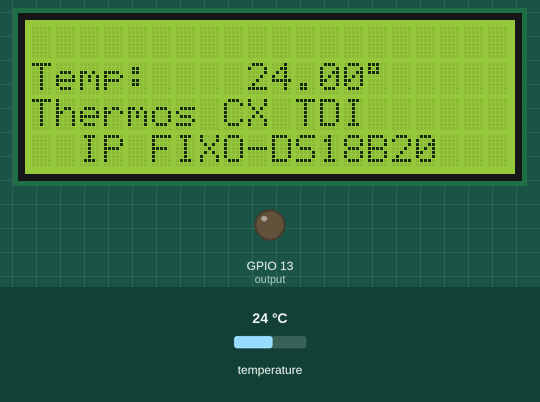
Recording of a sketch running on a simulated ESP8266 (NodeMCU). On the bench: 20×4 character LCD, output pins drawn as LEDs (lit = HIGH). The inputs (shaded band) are chosen by the test bench; at power-on: temperature 24 °C. WiFi joins after 1.5 s; servers stay silent unless stated; what the sketch prints to the serial monitor is not drawn.

Above: at 2.8 s.
2.9 s: temperature set to 34.5 °C
12.2 s: temperature set to 35.6 °C
At 17.0 s:
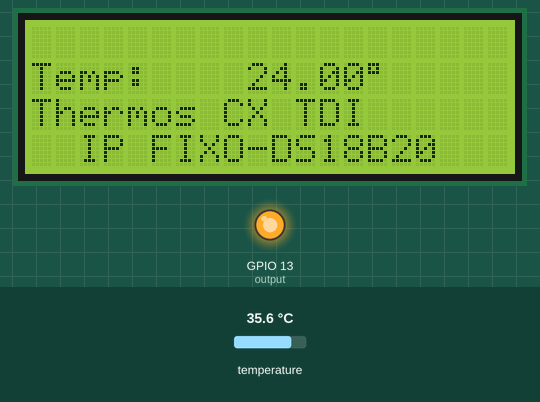
Timing chart, 0 to 18.5 s (numbered marks = the images above; inputs shaded):
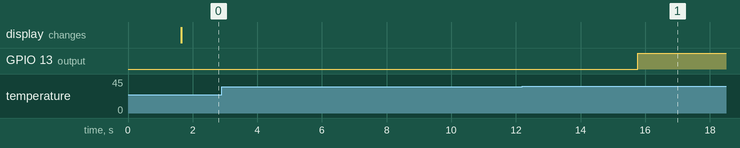

Measured:
- the behaviour switches between 35 and 35.1 °C on temperature (found by bisection; images 0 and 1)
- after the input at 2.9 s, every drawn part: stays the same
- after the input at 12.2 s, GPIO 13 (output): LOW → HIGH after 3.6 s

The sketch:

ESP32_ALARME_TDI_LCD_IP-FIXO.ino
```cpp
// (licence header left out)
#ifdef ESP32
  #include <WiFi.h>
  #include <AsyncTCP.h>
#else
  #include <ESP8266WiFi.h>
  #include <ESPAsyncTCP.h>
#endif
#include <ESPAsyncWebServer.h>
#include <Wire.h>
#include <OneWire.h>
#include <DallasTemperature.h>
#include <LiquidCrystal_I2C.h>

///LiquidCrystal_I2C lcd(0x27, 16, 2);
///LiquidCrystal_I2C lcd(0x23, 20, 4);
///LiquidCrystal_I2C lcd(0x3F, 20, 4);
LiquidCrystal_I2C lcd(0x27, 20, 4);

// Set your Static IP address
IPAddress local_IP(192, 168, 1, 178);
// Set your Gateway IP address
IPAddress gateway(192, 168, 1, 1);

IPAddress subnet(255, 255, 255, 0);
IPAddress primaryDNS(8, 8, 8, 8);   //optional
IPAddress secondaryDNS(8, 8, 4, 4); //optional

// REPLACE WITH YOUR NETWORK CREDENTIALS
///const char* ssid = "REPLACE_WITH_YOUR_SSID";
///const char* password = "REPLACE_WITH_YOUR_PASSWORD";

//--- Replace with your network credentials

const char* ssid = "2.4GHz_kua4";
const char* password = "cadeafaca999";

///const char* ssid = "2.4GHz_Acher";
///const char* password = "cadeafaca999";


///const char* ssid = "LABORATORIO";
///const char* password = "cadeafaca999";

// Default Threshold Temperature Value
String inputMessage = "35.0";
String lastTemperature;
String enableArmChecked = "checked";
String inputMessage2 = "true";

// HTML web page to handle 2 input fields (threshold_input, enable_arm_input)
const char index_html[] PROGMEM = R"rawliteral(
<!DOCTYPE HTML><html><head>
  <title>Temperature Threshold Output Control</title>
  <meta name="viewport" content="width=device-width, initial-scale=1">
  </head><body>
  <h2>ALARME TEMPERATURA CX TDI DS18B20 </h2>
  <h3>TEMPERATURA DA CX TDI</h3>
  <h3>%TEMPERATURE% &deg;C</h3>
  <h2>ESP Arm Trigger</h2>
  <form action="/get">
    Ajuste Temperatura Alarme <input type="number" step="0.1" name="threshold_input" value="%THRESHOLD%" required><br>
    Arm Trigger <input type="checkbox" name="enable_arm_input" value="true" %ENABLE_ARM_INPUT%><br><br>
    <input type="submit" value="Enviar">
  </form>
</body></html>)rawliteral";

void notFound(AsyncWebServerRequest *request) {
  request->send(404, "text/plain", "Not found");
}

AsyncWebServer server(80);

// Replaces placeholder with DS18B20 values
String processor(const String& var){
  //Serial.println(var);
  if(var == "TEMPERATURE"){
    return lastTemperature;
  }
  else if(var == "THRESHOLD"){
    return inputMessage;
  }
  else if(var == "ENABLE_ARM_INPUT"){
    return enableArmChecked;
  }
  return String();
}

// Flag variable to keep track if triggers was activated or not
bool triggerActive = false;

const char* PARAM_INPUT_1 = "threshold_input";
const char* PARAM_INPUT_2 = "enable_arm_input";

// Interval between sensor readings. Learn more about ESP32 timers: https://RandomNerdTutorials.com/esp32-pir-motion-sensor-interrupts-timers/
unsigned long previousMillis = 0;
const long interval = 5000;

// GPIO where the output is connected to
const int output = 13;//GPIO13--D7---SAIDA RELE

// GPIO where the DS18B20 is connected to
const int oneWireBus = 14;   //GPIO14---
// Setup a oneWire instance to communicate with any OneWire devices
OneWire oneWire(oneWireBus);
// Pass our oneWire reference to Dallas Temperature sensor
DallasTemperature sensors(&oneWire);

void setup() {
  Serial.begin(115200);
  lcd.begin();
  lcd.backlight();
  lcd.clear();

//--- Configures static IP address
  if (!WiFi.config(local_IP, gateway, subnet, primaryDNS, secondaryDNS)) {
    Serial.println("STA Failed to configure");
  }
  WiFi.mode(WIFI_STA);
  WiFi.begin(ssid, password);
  if (WiFi.waitForConnectResult() != WL_CONNECTED) {
    Serial.println("WiFi Failed!");
    return;
  }
  Serial.println();
  Serial.print("ESP IP Address: http://");
  Serial.println(WiFi.localIP());

  pinMode(output, OUTPUT);
  digitalWrite(output, LOW);
  lcd.clear();
 // lcd.setCursor(2, 0);
 // lcd.print(WiFi.localIP());
  lcd.setCursor(0, 1);
  lcd.print("Temp:");
  lcd.setCursor(9, 1);
  lcd.print(sensors.getTempCByIndex(0));
  lcd.setCursor(14, 1);
  lcd.write(223);// simbolo grau
  lcd.setCursor(0, 2);
  lcd.print("Thermos CX TDI");
  lcd.setCursor(2, 3);
  lcd.print("IP FIXO-DS18B20 ");
//--------------------------------
  // Start the DS18B20 sensor
  sensors.begin();

  // Send web page to client
  server.on("/", HTTP_GET, [](AsyncWebServerRequest *request){
    request->send_P(200, "text/html", index_html, processor);
  });

  // Receive an HTTP GET request at <ESP_IP>/get?threshold_input=<inputMessage>&enable_arm_input=<inputMessage2>
  server.on("/get", HTTP_GET, [] (AsyncWebServerRequest *request) {
    // GET threshold_input value on <ESP_IP>/get?threshold_input=<inputMessage>
    if (request->hasParam(PARAM_INPUT_1)) {
      inputMessage = request->getParam(PARAM_INPUT_1)->value();
      // GET enable_arm_input value on <ESP_IP>/get?enable_arm_input=<inputMessage2>
      if (request->hasParam(PARAM_INPUT_2)) {
        inputMessage2 = request->getParam(PARAM_INPUT_2)->value();
        enableArmChecked = "checked";
      }
      else {
        inputMessage2 = "false";
        enableArmChecked = "";
      }
    }
    Serial.println(inputMessage);
    Serial.println(inputMessage2);
    request->send(200, "text/html", "HTTP GET request sent to your ESP.<br><a href=\"/\">Return to Home Page</a>");
  });
  server.onNotFound(notFound);
  server.begin();
}

void loop() {
  unsigned long currentMillis = millis();
  if (currentMillis - previousMillis >= interval) {
    previousMillis = currentMillis;
    sensors.requestTemperatures();
    // Temperature in Celsius degrees
    float temperature = sensors.getTempCByIndex(0);
    Serial.print(temperature);
    Serial.println(" *C");

    // Temperature in Fahrenheit degrees
    /*float temperature = sensors.getTempFByIndex(0);
    Serial.print(temperature);
    Serial.println(" *F");*/

    lastTemperature = String(temperature);

    // Check if temperature is above threshold and if it needs to trigger output
    if(temperature > inputMessage.toFloat() && inputMessage2 == "true" && !triggerActive){
      String message = String("Temperature above threshold. Current temperature: ") +
                            String(temperature) + String("C");
      Serial.println(message);
      triggerActive = true;
      digitalWrite(output, HIGH);
    }
    // Check if temperature is below threshold and if it needs to trigger output
    else if((temperature < inputMessage.toFloat()) && inputMessage2 == "true" && triggerActive) {
      String message = String("Temperature below threshold. Current temperature: ") +
                            String(temperature) + String(" C");
      Serial.println(message);
      triggerActive = false;
      digitalWrite(output, LOW);
    }
  }
}
```
